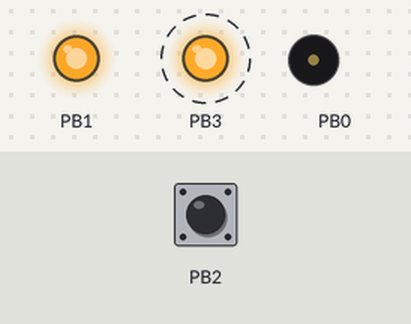
A sketch run on a simulated ATtiny85, built with avr-gcc and run on an emulated ATtiny85. On the bench: output pins drawn as LEDs (lit = HIGH), buzzer (waves = sounding). Dashed ring = blinking. The inputs (shaded band) are chosen by the test bench; at power-on: PB2 HIGH. Pins used as bus, display or sensor lines are not drawn.

Above: at 1.2 s.
1.3 s: PB2 pulled LOW for 3.2 s
At 1.51 s:
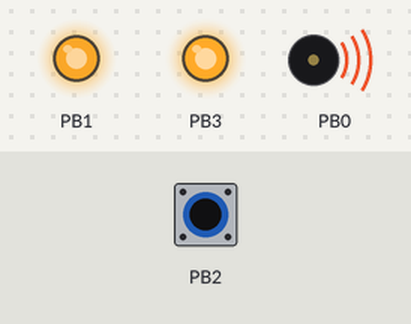
Timing chart, 0 to 12.0 s (numbered marks = the images above; inputs shaded):
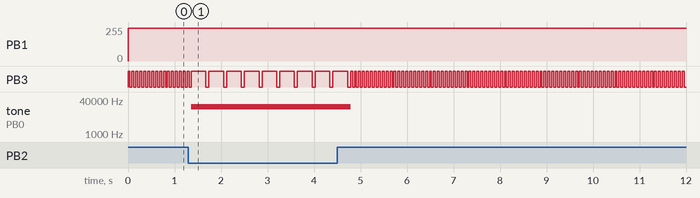

Measured:
- after the input at 1.3 s, tone on PB0: silent → 19231 Hz after 0.06 s, → silent 3.4 s later

The sketch:

Emitter.ino
```cpp
/*
 Code of the infrared emitter to detect the other robot.
 Leaving switch 2 open uses 57kHz frequency ; switch close sends 38kHz.
 Note : the attiny85 should be reprogrammed to work with the 8MHz internal clock.
 */

 // Current frequency: HIGH for 57.6kHz, LOW for 38.4 kHz
char currentFrequency = HIGH;
long delayTime = 5000L;

// Set carrier frequency.
void setFrequency(char frequency)
{
  if(frequency == HIGH)
  {
      OCR0A = 138;          // Every OCR0A, the value of the output will change : at 16MHz, changing every 139 gives a 57.55kHz signal
      delayTime = 5000L;
  }
  else
  {
      OCR0A = 207;          // Every OCR0A, the value of the output will change : at 16MHz, changing every 208 gives a 38.46kHz signal
      delayTime = 25000L;
  }
}

void setup()
{
  //Set pin 0 to output pwm at carrier frequency: default 57.5kHz.
  //Note: because we are modifying timer0, arduino functions like delay will no longer give correct results
  //View: datasheet, page 77
  pinMode(0, OUTPUT);
  TCCR0A = 0b01000011;  // Set Pin 0 to react to counter, and set fast PWM mode from bottom to top
  TCCR0B = 0b00001001;  // No prescaling: runs at clock frequency
  currentFrequency = HIGH;
  setFrequency(currentFrequency);

  //Set pin 1 as pwm output
  pinMode(1, OUTPUT);

  TCCR1  = 0b01101010; //Set Pin 1 to react to timer A, set prescale to CK/512
  OCR1C = 155;       //Set frequency at 200Hz -> 5ms signal (actual value: 4.992ms)
  OCR1A = 149;       //192us high pulse. This gives a duty cycle of 0.04
                     //and a burst lenght of 11 cycles at 57k, 7.4 cycles at 38k.

  // Blink led.
  pinMode(3, OUTPUT);

  // Frequency choosing input.
  pinMode(2, INPUT);
  digitalWrite(2, HIGH);
}


void loop()
{
  char newFrequency = digitalRead(2);
  // Update frequency, if needed.
  if(newFrequency != currentFrequency)
  {
    setFrequency(newFrequency);
  }
  currentFrequency = newFrequency;

  // Blink led
  digitalWrite(3, HIGH);
  delay(delayTime);
  digitalWrite(3, LOW);
  delay(5000L);
}
```
